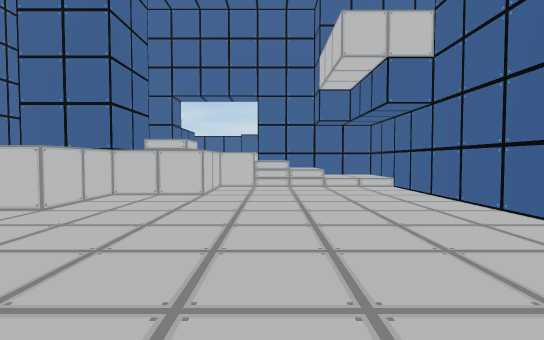
view 1 (above)

19 first-person views from a walk through a scene from a Unity 3-D project. The camera is 1.4 m above the floor, tilts 2° down and sees 85° across. The floor is counted in squares, 1.8 m on a side. Each view is taken from the middle of a square. On the plan, view 1 faces up. The plan holds only what a view shows up to about 10 squares ahead; the rest is blank. The place goes on beyond the plan. The player character is not drawn. Door leaves are left out, so doorways stand open.

view 2
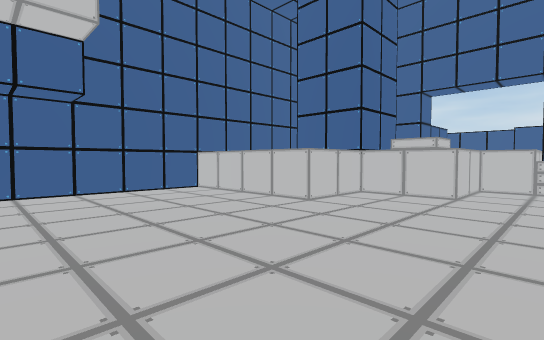

view 3
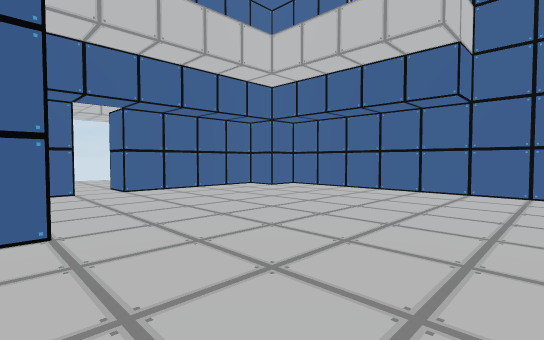

view 4
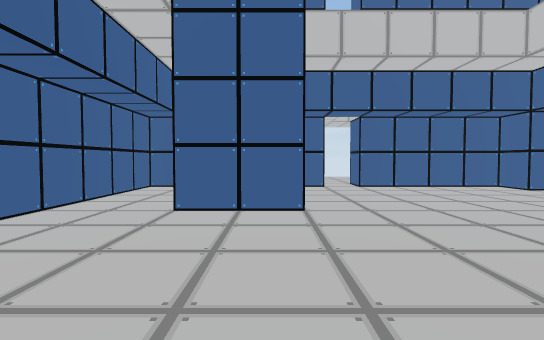

view 5
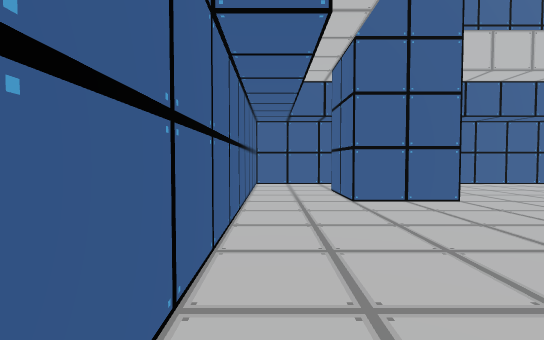

view 6
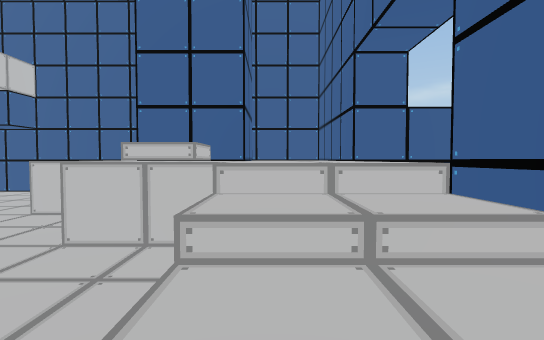

view 7
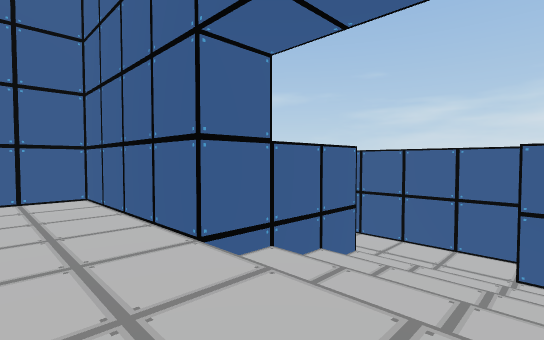

view 8
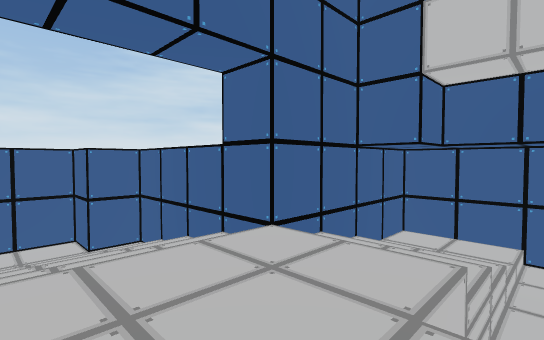

view 9
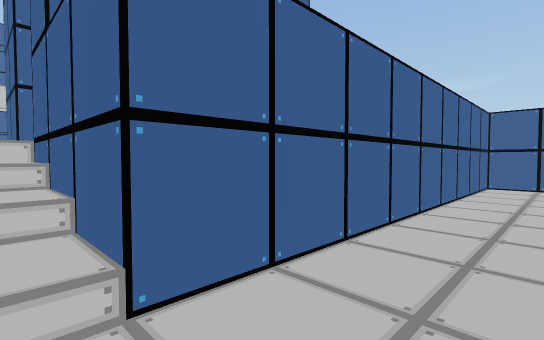

view 10
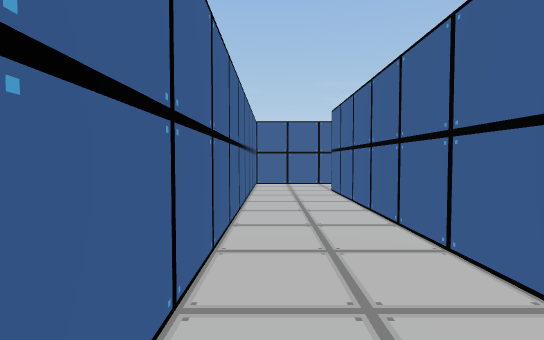

view 11
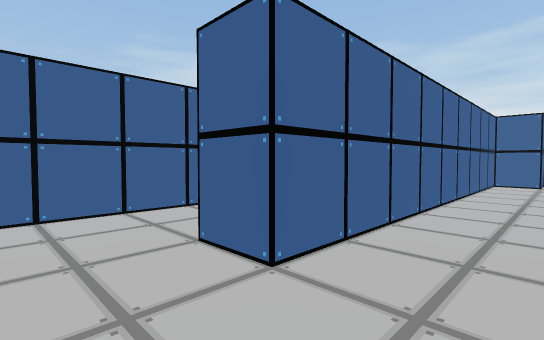

view 12
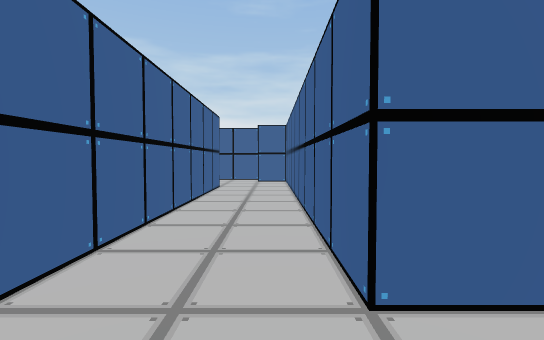

view 13
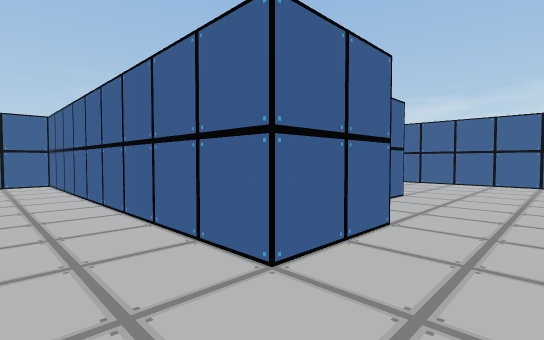

view 14
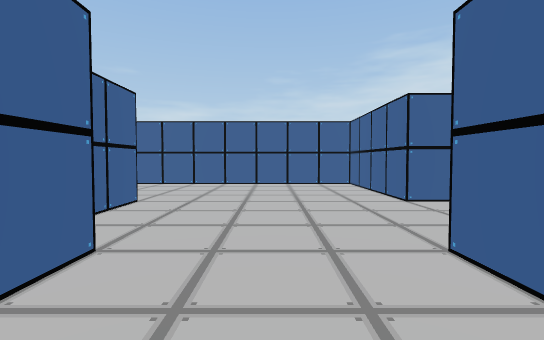

view 15
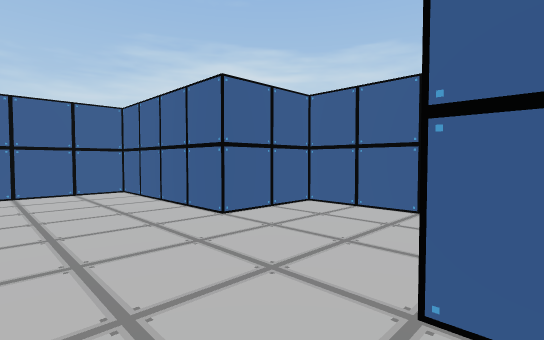

view 16
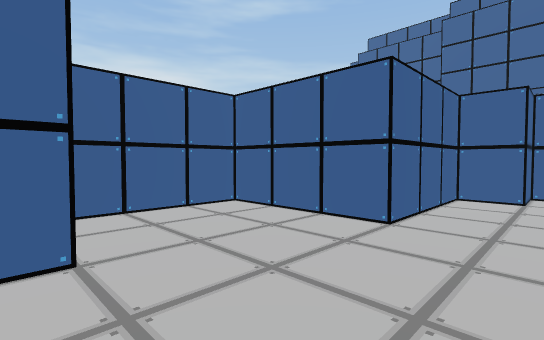

view 17
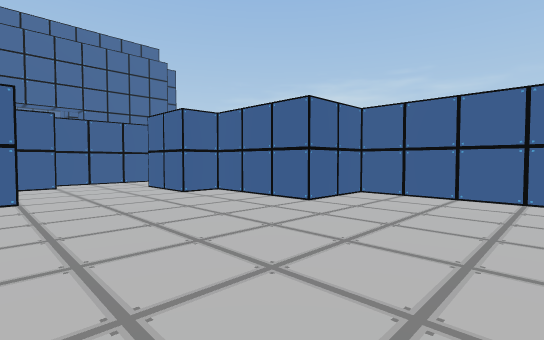

view 18
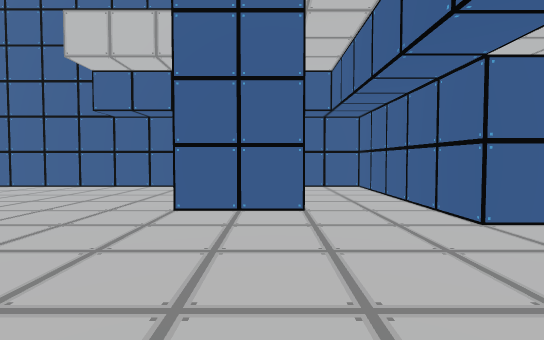

view 19
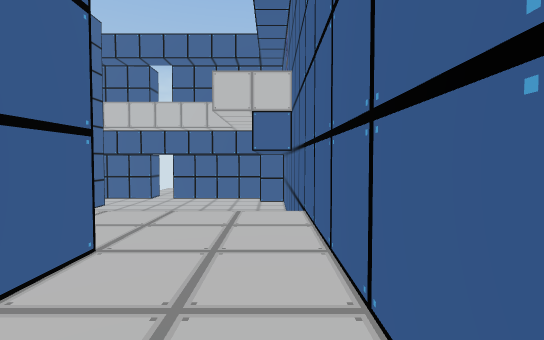

### Floor plan
Key: @ floor where view 1 was taken; # wall or solid block; . main floor; : floor 0.5 m higher than the main floor; + floor 1.75 m higher than the main floor; / step, stairs or slope; D open door.
Columns run from 13 left of view 1 to 4 right of it. Each row starts with its distance up from view 1.
 28       #########
 27       #.......#
 26       #.......#
 25       #.......#
 24       #.......###
 23       ###.......#
 22         #.......#
 21         #.......#
 20         ##...####
 19 ##########...#
 18 #............#
 17 #...........##
 16 #..##########
 15 #...........##
 14 #............#
 13 ##########///#
 12         ##///#
 11      #####///#####
 10      #+++++++//::#
  9      #+++++++//::#
  8      #++##//.....#
  7      #++##//.....#
  6      #++++.......#
  5      #++++.......#
  4      #...........#
  3      #...........#
  2      #...........#
  1      #...........#
  0      #.......@...#
 -1      #.......##..#
 -2      #.......##..#
 -3      #...........#
 -4      ##..........#
 -5       #####D######
 -6           ..
 -7           ..
 -8           ..

Where each view was taken, in squares from view 1:
view 1: 0 up, 0 right, facing up
view 2: 0 up, 0 right, facing up-left
view 3: 3 up, 0 right, facing down-left
view 4: 4 up, 0 right, facing down
view 5: 5 up, 3 right, facing down
view 6: 9 up, 2 right, facing left
view 7: 9 up, 1 left, facing up-left
view 8: 8 up, 3 left, facing up-right
view 9: 15 up, 3 left, facing down-left
view 10: 14 up, 3 left, facing left
view 11: 14 up, 12 left, facing up-right
view 12: 17 up, 12 left, facing right
view 13: 17 up, 2 left, facing up-left
view 14: 18 up, 2 left, facing up
view 15: 20 up, 2 left, facing up-right
view 16: 24 up, 2 left, facing down-right
view 17: 27 up, 0 right, facing down-left
view 18: 2 down, 5 left, facing right
view 19: 9 up, 7 left, facing down
